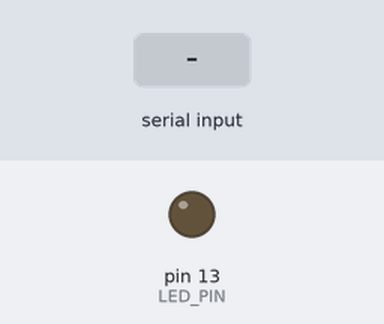
Bench run of a sketch on a simulated Arduino Uno, built with avr-gcc and run on an emulated ATmega328P. Parts: output pins drawn as LEDs (lit = HIGH). Inputs (shaded band) come from the test bench.

Above: at 1.2 s.
1.3 s: "1" received over Serial
At 2.5 s:
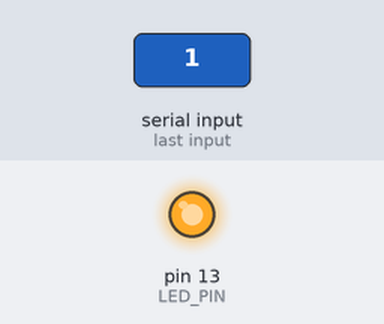
2.8 s: "0" received over Serial
At 3.6 s:
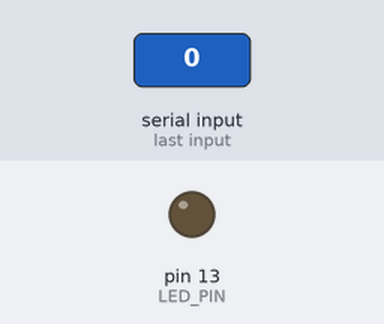
Timing chart, 0 to 5.8 s (numbered marks = the images above; inputs shaded):
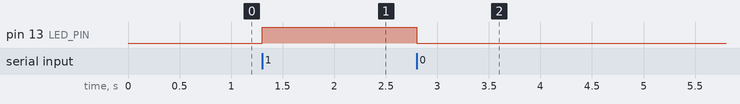

The sketch:

sketch_feb11a.ino
```cpp
#define LED_PIN 13

void setup() {
  Serial.begin(9600);
  pinMode(LED_PIN, OUTPUT);
}

void loop() {
  if (Serial. available() != 0){
    byte b = Serial.read();
    if (b == 49) digitalWrite(LED_PIN, HIGH);
    if (b == 48) digitalWrite(LED_PIN, LOW);
  }
}
```

Measured:
- after the input at 1.3 s, pin 13 (LED_PIN): LOW → HIGH at once
- after the input at 2.8 s, pin 13 (LED_PIN): HIGH → LOW at once
